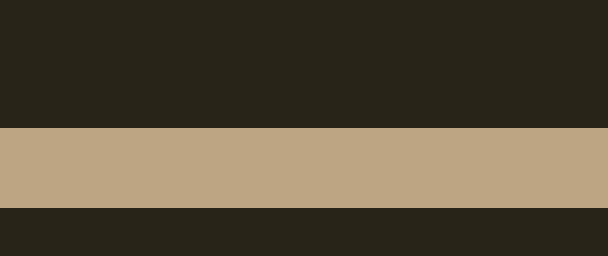

A level layout from a 2D game, rendered from its tile map. Below: a short description, then the map file with its tile-grid data intact:
An orthogonal 38x16 tile map with 16x16 px tiles, 1 tile layer (Tile Layer 1).

<map version="1.10" tiledversion="1.11.2" orientation="orthogonal" renderorder="right-down" width="38" height="16" tilewidth="16" tileheight="16" infinite="0" nextlayerid="2" nextobjectid="1">
 <tileset firstgid="1" source="tilesets/layer1.tsx" />
 <layer id="1" name="Tile Layer 1" width="38" height="16">
  <data encoding="csv">
1,1,1,1,1,1,1,1,1,1,1,1,1,1,1,1,1,1,1,1,1,1,1,1,1,1,1,1,1,1,1,1,1,1,1,1,1,1,
1,1,1,1,1,1,1,1,1,1,1,1,1,1,1,1,1,1,1,1,1,1,1,1,1,1,1,1,1,1,1,1,1,1,1,1,1,1,
1,1,1,1,1,1,1,1,1,1,1,1,1,1,1,1,1,1,1,1,1,1,1,1,1,1,1,1,1,1,1,1,1,1,1,1,1,1,
1,1,1,1,1,1,1,1,1,1,1,1,1,1,1,1,1,1,1,1,1,1,1,1,1,1,1,1,1,1,1,1,1,1,1,1,1,1,
1,1,1,1,1,1,1,1,1,1,1,1,1,1,1,1,1,1,1,1,1,1,1,1,1,1,1,1,1,1,1,1,1,1,1,1,1,1,
1,1,1,1,1,1,1,1,1,1,1,1,1,1,1,1,1,1,1,1,1,1,1,1,1,1,1,1,1,1,1,1,1,1,1,1,1,1,
1,1,1,1,1,1,1,1,1,1,1,1,1,1,1,1,1,1,1,1,1,1,1,1,1,1,1,1,1,1,1,1,1,1,1,1,1,1,
1,1,1,1,1,1,1,1,1,1,1,1,1,1,1,1,1,1,1,1,1,1,1,1,1,1,1,1,1,1,1,1,1,1,1,1,1,1,
2,2,2,2,2,2,2,2,2,2,2,2,2,2,2,2,2,2,2,2,2,2,2,2,2,2,2,2,2,2,2,2,2,2,2,2,2,2,
2,2,2,2,2,2,2,2,2,2,2,2,2,2,2,2,2,2,2,2,2,2,2,2,2,2,2,2,2,2,2,2,2,2,2,2,2,2,
2,2,2,2,2,2,2,2,2,2,2,2,2,2,2,2,2,2,2,2,2,2,2,2,2,2,2,2,2,2,2,2,2,2,2,2,2,2,
2,2,2,2,2,2,2,2,2,2,2,2,2,2,2,2,2,2,2,2,2,2,2,2,2,2,2,2,2,2,2,2,2,2,2,2,2,2,
2,2,2,2,2,2,2,2,2,2,2,2,2,2,2,2,2,2,2,2,2,2,2,2,2,2,2,2,2,2,2,2,2,2,2,2,2,2,
1,1,1,1,1,1,1,1,1,1,1,1,1,1,1,1,1,1,1,1,1,1,1,1,1,1,1,1,1,1,1,1,1,1,1,1,1,1,
1,1,1,1,1,1,1,1,1,1,1,1,1,1,1,1,1,1,1,1,1,1,1,1,1,1,1,1,1,1,1,1,1,1,1,1,1,1,
1,1,1,1,1,1,1,1,1,1,1,1,1,1,1,1,1,1,1,1,1,1,1,1,1,1,1,1,1,1,1,1,1,1,1,1,1,1
</data>
 </layer>
</map>
